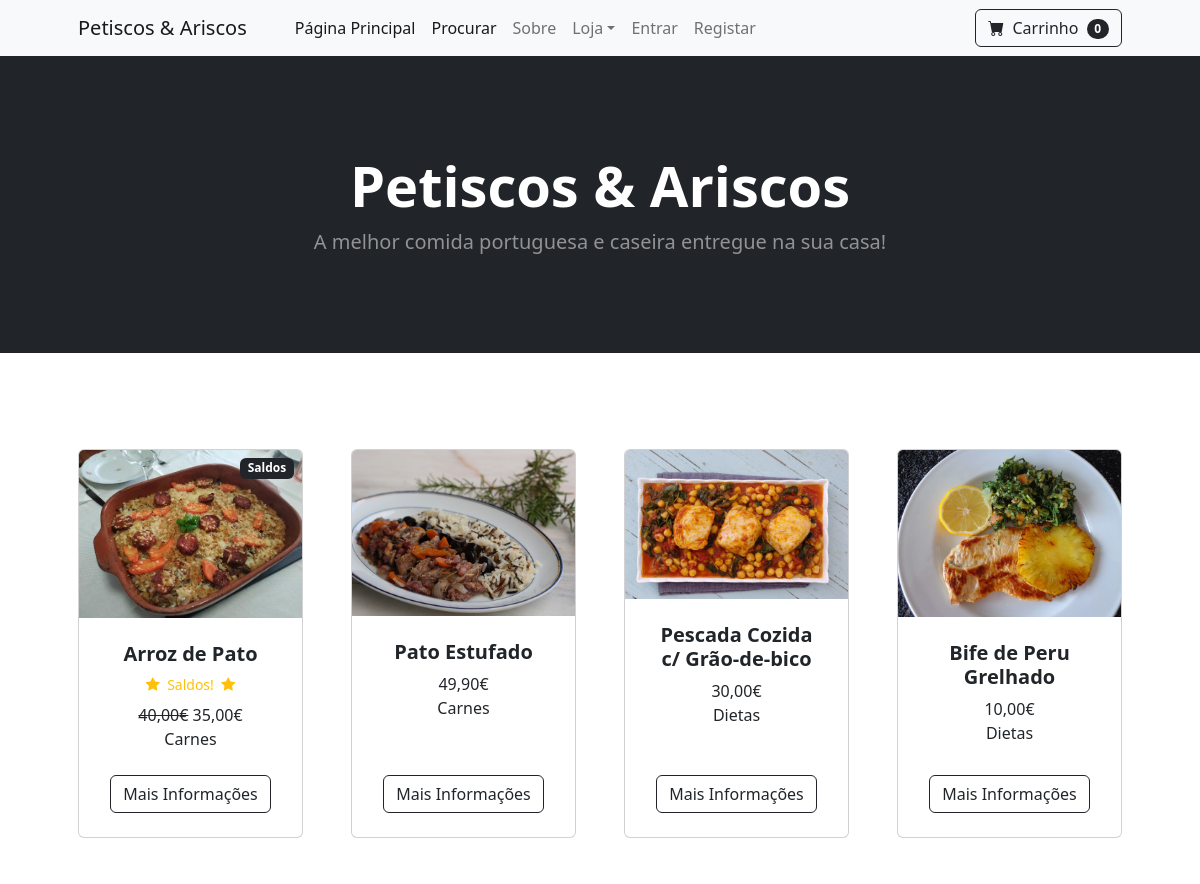
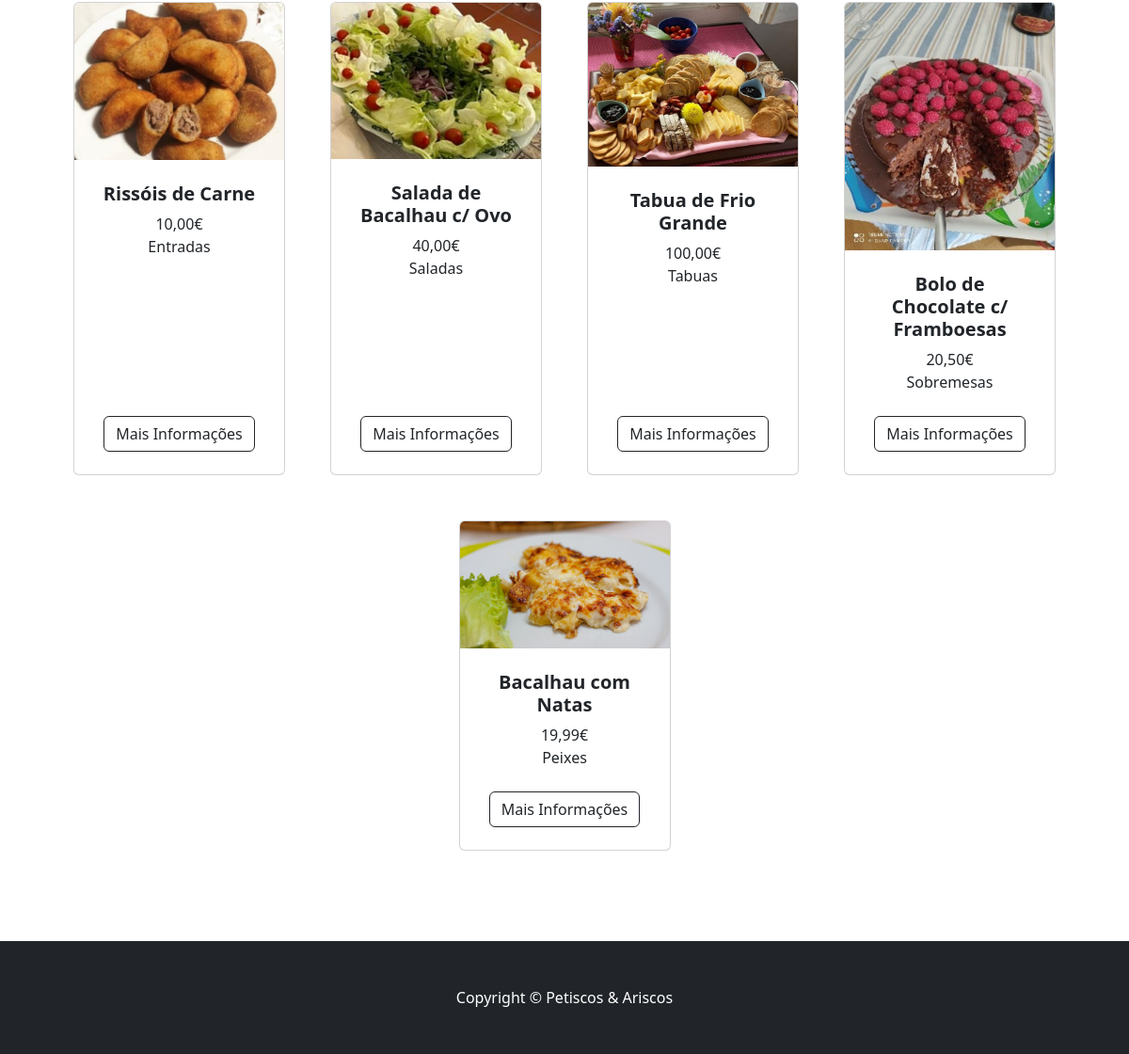
The page / on the database its author committed (2 pictures, top to bottom).
### mystore/models.py (models this page shows, shortened)
class Products(models.Model):
    name = models.CharField(max_length=100)
    price = models.DecimalField(default=0, decimal_places=2, max_digits=6)
    category = models.ForeignKey(Categories, on_delete=models.CASCADE, default=1)
    description = models.CharField(max_length=250, default='', blank=True, null=True)
    image = models.ImageField(upload_to='uploads/product/')
    is_sale = models.BooleanField(default=False)
    sale_price = models.DecimalField(default=0, decimal_places=2, max_digits=6)
    class Meta:
        verbose_name_plural = "Products"

class Categories(models.Model):
    name = models.CharField(max_length=50)
    def __str__(self):
        return self.name
    class Meta:
        verbose_name_plural = "Categories"

### mystore/views.py (the view)
# urls.py: path('', views.home, name='home'),
def home(request):
    products = Products.objects.all()
    return render(request, 'home.html', {'products':products})

### cart/cart.py (called while the page is built)
    def __len__(self):
        return len(self.cart)

### cart/context_processors.py (called while the page is built)
def cart(request):
    return {'cart': Cart(request)}

### mystore/templates/home.html
{% extends 'base.html' %}
{% block content %}
        <header class="bg-dark py-5">
            <div class="container px-4 px-lg-5 my-5">
                <div class="text-center text-white">
                    <h1 class="display-4 fw-bolder">Petiscos & Ariscos</h1>
                    <p class="lead fw-normal text-white-50 mb-0">A melhor comida portuguesa e caseira entregue na sua casa!</p>
                </div>
            </div>
        </header>
        <section class="py-5">
            <div class="container px-4 px-lg-5 mt-5">
                <div class="row gx-4 gx-lg-5 row-cols-2 row-cols-md-3 row-cols-xl-4 justify-content-center">
                    {% for product in products %}
                        {% if product.is_sale %}
                        <div class="col mb-5">
                            <div class="card h-100">
                                <div class="badge bg-dark text-white position-absolute" style="top: 0.5rem; right: 0.5rem">Saldos</div>
                                <img class="card-img-top" src="{{ product.image.url }}" alt="..." />
                                <div class="card-body p-4">
                                    <div class="text-center">
                                        <h5 class="fw-bolder">{{ product.name }}</h5>
                                        <div class="d-flex justify-content-center small text-warning mb-2">
                                        <div class="bi-star-fill"></div>&nbsp;&nbsp;Saldos!&nbsp;&nbsp;
                                        <div class="bi-star-fill"></div></div>
                                        <strike>{{ product.price }}€</strike>
                                        {{ product.sale_price }}€
                                        <br>
                                        {{ product.category }}
                                    </div>
                                </div>
                                <div class="card-footer p-4 pt-0 border-top-0 bg-transparent">
                                    <div class="text-center"><a class="btn btn-outline-dark mt-auto" href="{% url 'product' product.id %}">Mais Informações</a></div>
                                </div>
                            </div>
                        </div>
                        {% else %}
                    <div class="col mb-5">
                        <div class="card h-100">
                            <img class="card-img-top" src="{{ product.image.url }}" alt="..." />
                            <div class="card-body p-4">
                                <div class="text-center">
                                    <h5 class="fw-bolder">{{ product.name }}</h5>
                                    {{ product.price }}€
                                    <br>
                                    {{ product.category }}
                                </div>
                            </div>
                            <div class="card-footer p-4 pt-0 border-top-0 bg-transparent">
                                <div class="text-center"><a class="btn btn-outline-dark mt-auto" href="{% url 'product' product.id %}">Mais Informações</a></div>
                            </div>
                        </div>
                    </div>
                        {% endif %}
                    {% endfor %}
                </div>
            </div>
        </section>
{% endblock %}

### mystore/templates/base.html (shortened to what this page needs)
{% load static %}
<!DOCTYPE html>
<html lang="en">
    <head>
        <link href="https://cdn.jsdelivr.net/npm/bootstrap-icons@1.5.0/font/bootstrap-icons.css" rel="stylesheet" />
        <link href="{% static 'css/styles.css' %}" rel="stylesheet" />
    </head>
    <body>
        {% include 'navbar.html' %}
        {% block content %}
        {% endblock %}
        <footer class="py-5 bg-dark">
            <div class="container">
                <p class="m-0 text-center text-white">Copyright &copy; Petiscos & Ariscos</p>
            </div>
        </footer>
    </body>
</html>

### mystore/templates/navbar.html (shortened to what this page needs)
<nav class="navbar navbar-expand-lg navbar-light bg-light">
    <div class="container px-4 px-lg-5">
        <a class="navbar-brand" href="{% url 'home' %}">Petiscos & Ariscos</a>
        <div class="collapse navbar-collapse" id="navbarSupportedContent">
            <ul class="navbar-nav me-auto mb-2 mb-lg-0 ms-lg-4">
                <li class="nav-item"><a class="nav-link active" aria-current="page" href="{% url 'home' %}">Página Principal</a></li>
                <li class="nav-item"><a class="nav-link active" aria-current="page" href="{% url 'search' %}">Procurar</a></li>
                <li class="nav-item"><a class="nav-link" href="{% url 'about' %}">Sobre</a></li>
                <li class="nav-item dropdown">
                    <a class="nav-link dropdown-toggle" id="navbarDropdown" href="#" role="button" data-bs-toggle="dropdown" aria-expanded="false">Loja</a>
                </li>
                {% if user.is_authenticated %}
                <li class="nav-item dropdown">
                    <a class="nav-link dropdown-toggle" id="navbarDropdown" href="#" role="button" data-bs-toggle="dropdown" aria-expanded="false">Perfil</a>
                    <ul class="dropdown-menu" aria-labelledby="navbarDropdown">
                        <li><a class="dropdown-item" href="{% url 'update_user' %}">Atualizar Perfil</a></li>
                        <li><a class="dropdown-item" href="{% url 'update_profile' %}">Atualizar Informação</a></li>
                    </ul>
                </li>
                <li class="nav-item"><a class="nav-link" href="{% url 'logout' %}">Sair</a></li>
                {% else %}
                <li class="nav-item"><a class="nav-link" href="{% url 'login' %}">Entrar</a></li>
                <li class="nav-item"><a class="nav-link" href="{% url 'register' %}">Registar</a></li>
                {% endif %}
            </ul>
            <form class="d-flex">
                <a href="{% url 'cart_summary' %}" class="btn btn-outline-dark"><i class="bi-cart-fill me-1"></i>
                    Carrinho
                    <span class="badge bg-dark text-white ms-1 rounded-pill" id="cart_quantity">{{ cart|length }}
                    </span></a>
            </form>
        </div>
    </div>
</nav>

### rows shown on the page
Products: image (picture), name "Arroz de Pato", price "40,00", sale_price "35,00", category "Carnes"
Products: image (picture), name "Pato Estufado", price "49,90", category "Carnes"
Products: image (picture), name "Pescada Cozida c/ Grão-de-bico", price "30,00", category "Dietas"
Products: image (picture), name "Bife de Peru Grelhado", price "10,00", category "Dietas"
Products: image (picture), name "Rissóis de Carne", price "10,00", category "Entradas"
Products: image (picture), name "Salada de Bacalhau c/ Ovo", price "40,00", category "Saladas"
Products: image (picture), name "Tabua de Frio Grande", price "100,00", category "Tabuas"
Products: image (picture), name "Bolo de Chocolate c/ Framboesas", price "20,50", category "Sobremesas"
Products: image (picture), name "Bacalhau com Natas", price "19,99", category "Peixes"

### other values the page prints
{{ cart|length }} "0"
